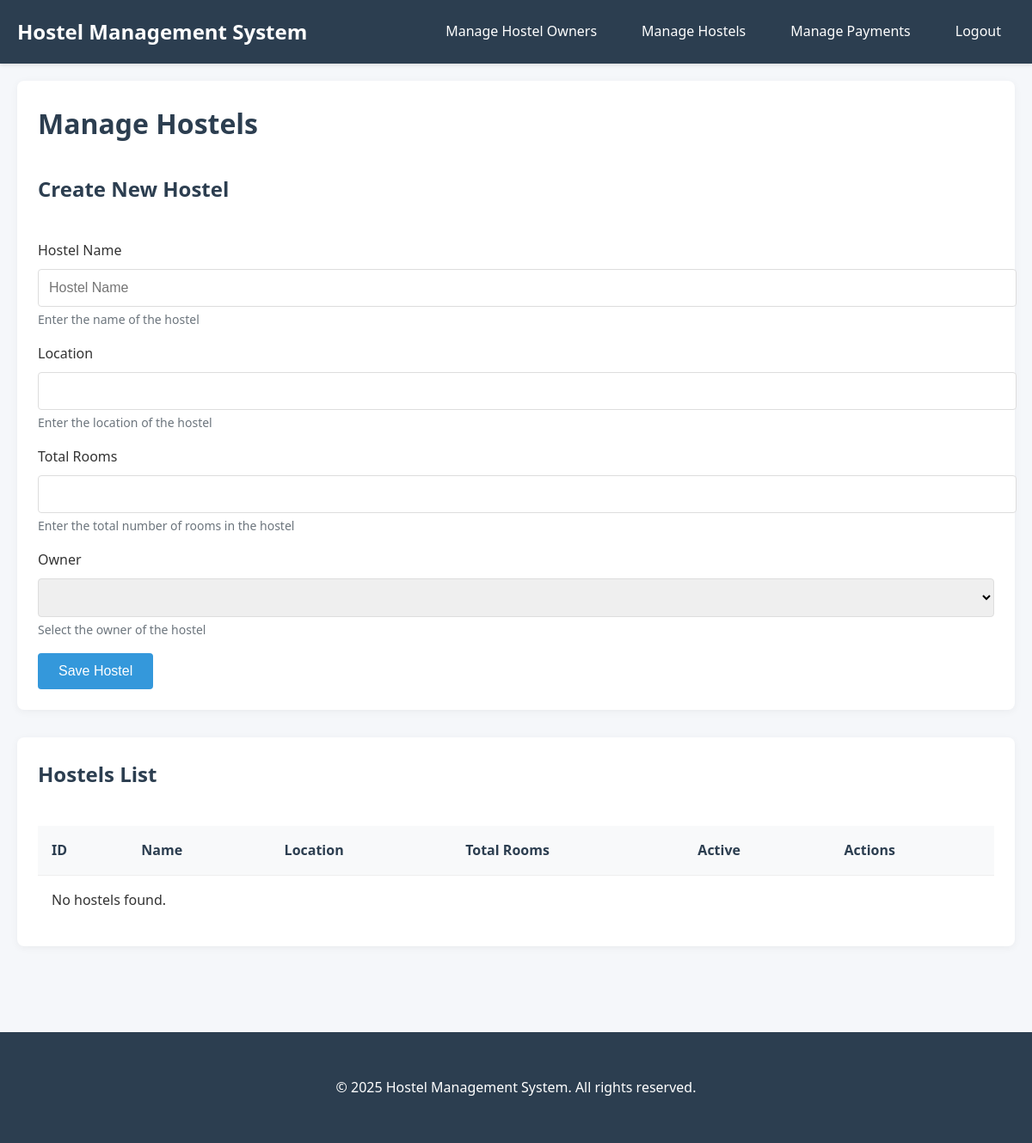
The page /manage_hostels/ (signed in) on the database as committed earlier.
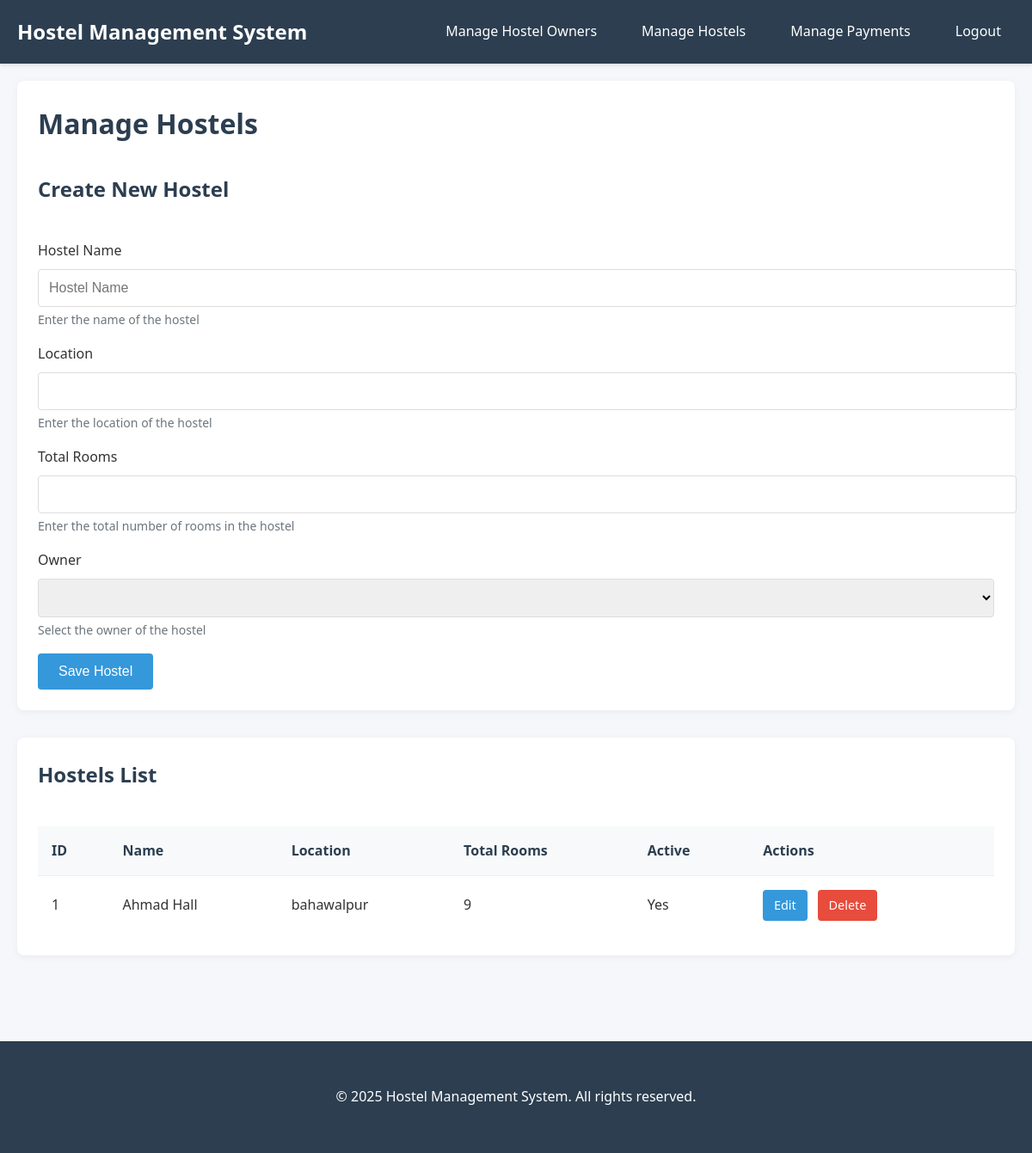
The same page on the database as committed later.
### members/models.py (models this page shows, shortened)
class Hostel(models.Model):
    owner = models.ForeignKey(settings.AUTH_USER_MODEL, on_delete=models.CASCADE)
    name = models.CharField(max_length=100)
    location = models.CharField(max_length=100)
    total_rooms = models.IntegerField()
    is_active = models.BooleanField(default=True)

### members/views.py (the view, shortened to what this page needs)
# urls.py: path('manage_hostels/', manage_hostels, name='manage_hostels'),
@login_required
def manage_hostels(request):
    if not request.user.is_superuser:
        messages.error(request, "You don't have permission to access this page.")
        return redirect('home')
    hostels = Hostel.objects.all()
    owners = HostelOwner.objects.all()
    return render(request, 'manage_hostels.html', {'hostels': hostels, 'owners': owners})

### members/templates/manage_hostels.html (shortened to what this page needs)
{% extends 'base.html' %}
{% block content %}
<div class="section-container">
    <div class="section-header">
        <h2>Manage Hostels</h2>
    </div>
    <div class="section-header">
        <h3>Create New Hostel</h3>
    </div>
    <form method="POST" action="{% url 'manage_hostels' %}">
        <div class="form-group">
            <label for="hostelName">Hostel Name</label>
            <input type="text" id="hostelName" name="name" placeholder="Hostel Name" required class="form-control">
            <small class="form-text">Enter the name of the hostel</small>
        </div>
        <div class="form-group">
            <label for="hostelLocation">Location</label>
            <input id="hostelLocation" name="location" type="text" required class="form-control">
            <small class="form-text">Enter the location of the hostel</small>
        </div>
        <div class="form-group">
            <label for="totalRooms">Total Rooms</label>
            <input type="number" id="totalRooms" name="total_rooms" min="1" required class="form-control">
            <small class="form-text">Enter the total number of rooms in the hostel</small>
        </div>
        <div class="form-group">
            <label for="hostelOwner">Owner</label>
            <select id="hostelOwner" name="owner" required class="form-control">
            </select>
            <small class="form-text">Select the owner of the hostel</small>
        </div>
        <button type="submit" class="btn">Save Hostel</button>
    </form>
</div>
<div class="section-container">
    <div class="section-header">
        <h3>Hostels List</h3>
    </div>
    <table class="data-table">
        <thead>
            <tr>
                <th>ID</th>
                <th>Name</th>
                <th>Location</th>
                <th>Total Rooms</th>
                <th>Active</th>
                <th>Actions</th>
            </tr>
        </thead>
        <tbody>
            {% for hostel in hostels %}
            <tr>
                <td>{{ hostel.id }}</td>
                <td>{{ hostel.name }}</td>
                <td>{{ hostel.location }}</td>
                <td>{{ hostel.total_rooms }}</td>
                <td>{{ hostel.is_active|yesno:"Yes,No" }}</td>
                <td>
                    <a href="{% url 'edit_hostel' hostel.id %}" class="action-link">Edit</a>
                    <a href="{% url 'delete_hostel' hostel.id %}" class="action-link delete">Delete</a>
                </td>
            </tr>
            {% empty %}
            <tr>
                <td colspan="6">No hostels found.</td>
            </tr>
            {% endfor %}
        </tbody>
    </table>
</div>
{% endblock %}

Rows that differ between the two databases and show on the page:
added Hostel: id "1", name "Ahmad Hall", location "bahawalpur", total_rooms "9", is_active "Yes"
Other text that changed with them:
text no longer shown: "No hostels found."
